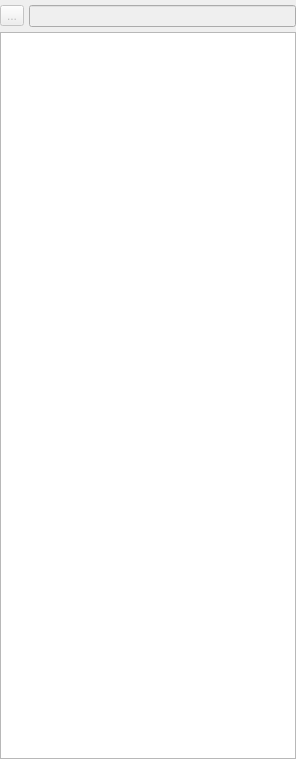
<?xml version="1.0" encoding="UTF-8"?>
<ui version="4.0">
 <class>ModuleList</class>
 <widget class="QWidget" name="ModuleList">
  <property name="geometry">
   <rect>
    <x>0</x>
    <y>0</y>
    <width>296</width>
    <height>759</height>
   </rect>
  </property>
  <property name="windowTitle">
   <string>Form</string>
  </property>
  <layout class="QVBoxLayout" name="module_list_layout">
   <property name="spacing">
    <number>5</number>
   </property>
   <property name="leftMargin">
    <number>0</number>
   </property>
   <property name="topMargin">
    <number>5</number>
   </property>
   <property name="rightMargin">
    <number>0</number>
   </property>
   <property name="bottomMargin">
    <number>0</number>
   </property>
   <item>
    <layout class="QHBoxLayout" name="horizontalLayout">
     <property name="spacing">
      <number>5</number>
     </property>
     <item>
      <widget class="QToolButton" name="toolButton">
       <property name="enabled">
        <bool>false</bool>
       </property>
       <property name="text">
        <string>...</string>
       </property>
      </widget>
     </item>
     <item>
      <widget class="QLineEdit" name="lineEdit">
       <property name="enabled">
        <bool>false</bool>
       </property>
      </widget>
     </item>
    </layout>
   </item>
   <item>
    <widget class="QListWidget" name="a2module_list_widget">
     <property name="horizontalScrollBarPolicy">
      <enum>Qt::ScrollBarAlwaysOff</enum>
     </property>
     <property name="alternatingRowColors">
      <bool>true</bool>
     </property>
     <property name="selectionMode">
      <enum>QAbstractItemView::ExtendedSelection</enum>
     </property>
     <property name="sortingEnabled">
      <bool>true</bool>
     </property>
    </widget>
   </item>
  </layout>
 </widget>
 <resources/>
 <connections/>
</ui>
